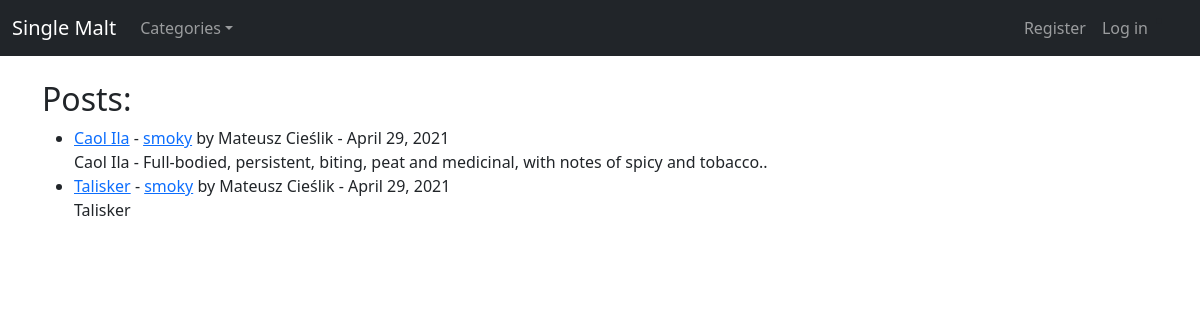
The page / on the database its author committed.
### yerbata/models.py (models this page shows, shortened)
class Post(models.Model):
    title = models.CharField(max_length=255)
    header_image = models.ImageField(null=True, blank=True, upload_to="images/")
    title_tag = models.CharField(max_length=255, default="Single Malt")
    author = models.ForeignKey(User, on_delete=models.CASCADE)
    body = RichTextField(blank=True, null=True)
    post_date = models.DateField(auto_now_add=True)
    category = models.CharField(max_length=255, default='Single Malt')
    snippet = models.CharField(max_length=255)
    likes = models.ManyToManyField(User, related_name='blog_posts')

### yerbata/views.py (the view)
# urls.py: path('', HomeView.as_view(), name='home'),
class HomeView(ListView):
    model = Post
    template_name = 'home.html'
    cats = Category.objects.all()
    ordering = ['-post_date']
    def get_context_data(self, *args, **kwargs):
        cat_menu = Category.objects.all()
        context = super(HomeView, self).get_context_data(*args, **kwargs)
        context["cat_menu"] = cat_menu
        return context

### yerbata/models.py (called while the page is built)
    def __str__(self):
        return self.name

### yerbata/templates/home.html (shortened to what this page needs)
{% extends 'base.html' %}
{% block content %}
<h2>Posts:</h2>
<ul>
{% for post in object_list %}
        <li><a href="{% url 'article-detail' post.pk %}">{{ post.title }}</a> - <a href="{% url 'category' post.category %}">{{ post.category }}</a> by {{ post.author.first_name }} {{ post.author.last_name }} - {{ post.post_date }} <br/>{{ post.snippet }}</li>
{% endfor%}
</ul>
{% endblock %}

### rows shown on the page
Post: title "Caol Ila", category "smoky", author.first_name "Mateusz", author.last_name "Cieślik", post_date "April 29, 2021", snippet "Caol Ila - Full-bodied, persistent, biting, peat and medicinal, with notes of spicy and tobacco.."
Post: title "Talisker", category "smoky", author.first_name "Mateusz", author.last_name "Cieślik", post_date "April 29, 2021", snippet "Talisker"
